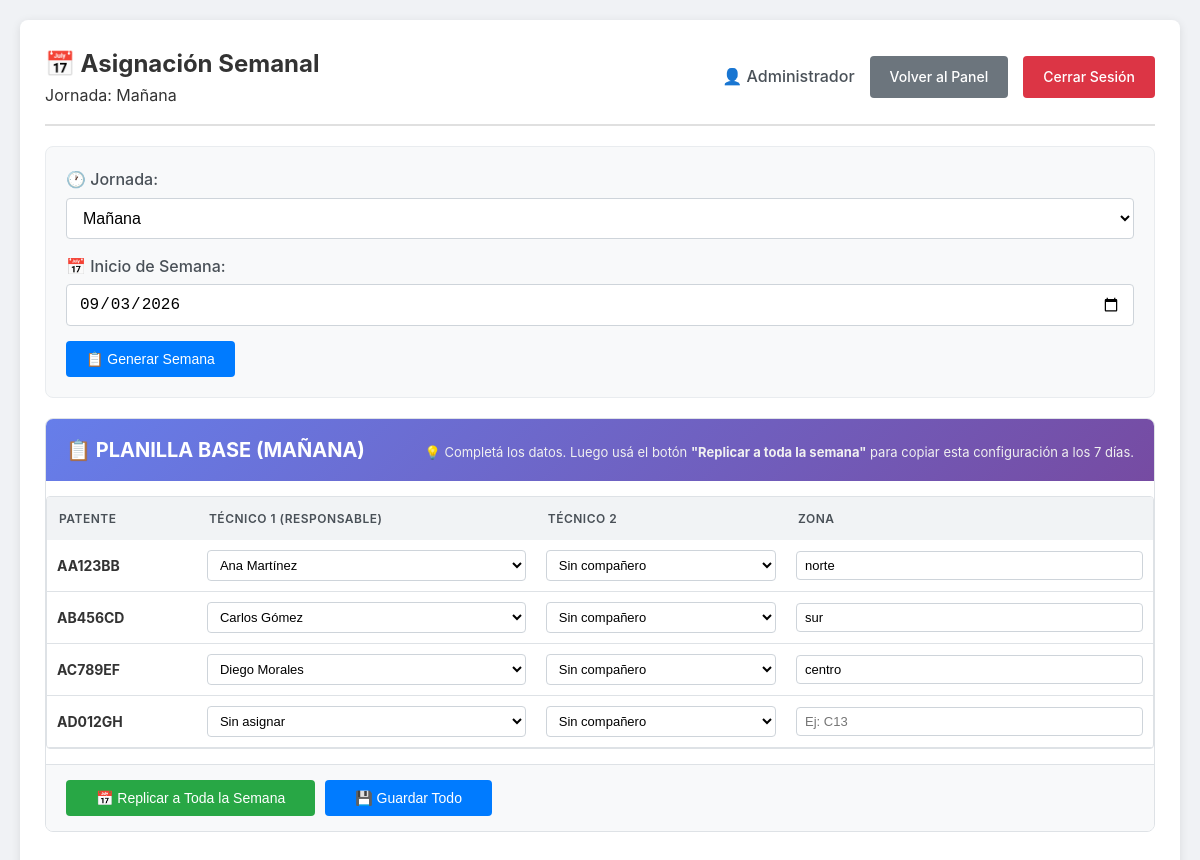
The app's page /admin/semana (signed in), older data.
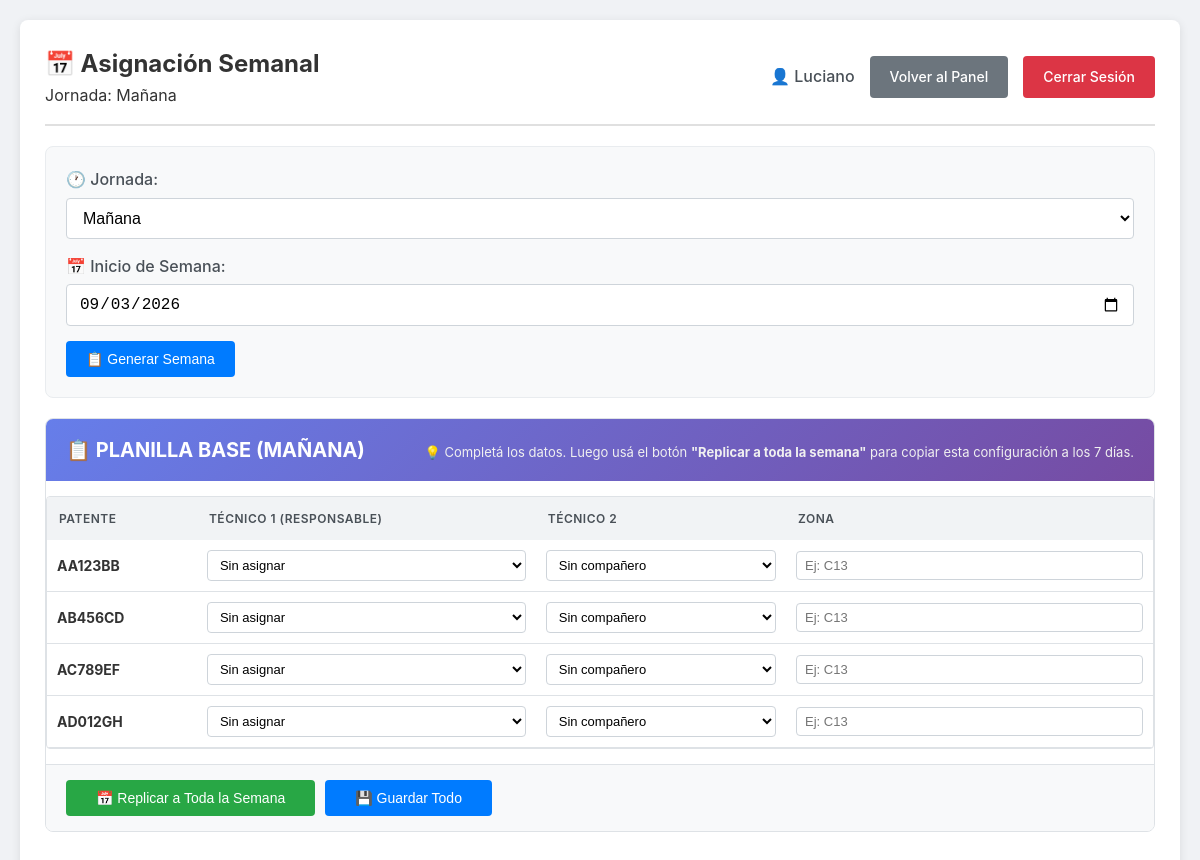
The same page, newer data.
### tables this page shows
CREATE TABLE camionetas (
            id INTEGER PRIMARY KEY AUTOINCREMENT,
            patente TEXT UNIQUE NOT NULL,
            activa INTEGER DEFAULT 1
        );

CREATE TABLE asignaciones (
            id INTEGER PRIMARY KEY AUTOINCREMENT,
            camioneta_id INTEGER,
            tecnico_id INTEGER,
            tecnico2_id INTEGER,
            fecha TEXT NOT NULL,
            jornada TEXT NOT NULL,
            estado TEXT DEFAULT 'PENDIENTE',
            zona TEXT,
            FOREIGN KEY (camioneta_id) REFERENCES camionetas(id),
            FOREIGN KEY (tecnico_id) REFERENCES usuarios(id),
            FOREIGN KEY (tecnico2_id) REFERENCES usuarios(id)
        );

### app.py (the view)
@app.route('/admin/semana', methods=['GET', 'POST'])
def asignacion_semanal():
    if 'usuario_id' not in session or session.get('rol') != 'admin':
        return redirect(url_for('login'))
    jornada = request.args.get('jornada', 'mañana')
    fecha_inicio = request.args.get('fecha_inicio', datetime.now().strftime('%Y-%m-%d'))
    dias_semana = ['Lunes', 'Martes', 'Miércoles', 'Jueves', 'Viernes', 'Sábado', 'Domingo']
    fecha_dt = datetime.strptime(fecha_inicio, '%Y-%m-%d')
    inicio_semana = fecha_dt - timedelta(days=fecha_dt.weekday())
    fechas_semana = [inicio_semana + timedelta(days=i) for i in range(7)]
    conexion = get_db()
    try:
        tecnicos = obtener_tecnicos()
        camionetas = obtener_camionetas()
        fechas_str = [fecha.strftime('%Y-%m-%d') for fecha in fechas_semana]
        placeholders = ','.join('?' for _ in fechas_str)
        asignaciones_semana = conexion.execute(f'''
            SELECT a.camioneta_id, a.tecnico_id, a.tecnico2_id, a.zona, a.fecha
            FROM asignaciones a
            WHERE a.fecha IN ({placeholders}) AND a.jornada = ?
        ''', fechas_str + [jornada]).fetchall()
        asignaciones_por_dia = {}
        for asignacion in asignaciones_semana:
            camioneta_id = asignacion['camioneta_id']
            fecha = asignacion['fecha']
            if camioneta_id not in asignaciones_por_dia:
                asignaciones_por_dia[camioneta_id] = {}
            if fecha not in asignaciones_por_dia[camioneta_id]:
                asignaciones_por_dia[camioneta_id][fecha] = {
                    'tecnico_id': asignacion['tecnico_id'],
                    'tecnico2_id': asignacion['tecnico2_id'],
                    'zona': asignacion['zona'] or ''
                }
    finally:
        conexion.close()
    return render_template('semana.html',
                         tecnicos=tecnicos,
                         camionetas=camionetas,
                         dias_semana=dias_semana,
                         fechas_semana=fechas_semana,
                         asignaciones_por_dia=asignaciones_por_dia,
                         jornada=jornada,
                         fecha_inicio=fecha_inicio)

### app.py (called while the page is built)
@app.before_request
def limpiar_redirecciones():
    if 'usuario_id' in session:
        rol = session.get('rol')
        if rol == 'admin' and request.path == '/tecnico':
            return redirect(url_for('admin'))
        if rol == 'jefe' and request.path in ['/tecnico', '/admin']:
            return redirect(url_for('jefe'))
        if rol == 'tecnico' and request.path in ['/admin', '/jefe']:
            return redirect(url_for('tecnico'))

def conectar_db():
    return sqlite3.connect(str(DATABASE))

def get_db():
    conexion = conectar_db()
    conexion.row_factory = sqlite3.Row
    return conexion

def obtener_tecnicos():
    conexion = get_db()
    tecnicos = conexion.execute('''
        SELECT id, nombre FROM usuarios
        WHERE rol = 'tecnico' AND activo = 1 ORDER BY nombre
    ''').fetchall()
    conexion.close()
    return tecnicos

def obtener_camionetas():
    conexion = get_db()
    camionetas = conexion.execute('''
        SELECT id, patente FROM camionetas
        WHERE activa = 1 ORDER BY patente
    ''').fetchall()
    conexion.close()
    return camionetas

### templates/semana.html (shortened to what this page needs)
<!DOCTYPE html>
<html lang="es">
<head>
    <link rel="stylesheet" href="{{ url_for('static', filename='css/style.css') }}">
</head>
<body>
    <div class="container">
        <header>
            <div class="header-left">
                <h1>📅 Asignación Semanal</h1>
                <span>Jornada: {{ jornada|capitalize }}</span>
            </div>
            <div class="user-info">
                <span>👤 {{ session.nombre }}</span>
                <a href="{{ url_for('admin') }}" class="btn btn-secondary">Volver al Panel</a>
                <a href="{{ url_for('logout') }}" class="btn btn-danger">Cerrar Sesión</a>
            </div>
        </header>
                               <div class="jornada-selector">
            <form method="GET" action="{{ url_for('asignacion_semanal') }}">
                <div class="form-group">
                    <label for="jornada">🕐 Jornada:</label>
                    <select id="jornada" name="jornada" onchange="this.form.submit()">
                        <option value="mañana" {% if jornada == 'mañana' %}selected{% endif %}>Mañana</option>
                    </select>
                </div>
                <div class="form-group">
                    <label for="fecha_inicio">📅 Inicio de Semana:</label>
                    <input type="date" id="fecha_inicio" name="fecha_inicio" value="{{ fecha_inicio }}" required>
                </div>
                <button type="submit" class="btn btn-primary">📋 Generar Semana</button>
            </form>
        </div>
        <div class="planilla-container">
            <div class="planilla-header">
                <h2>📋 PLANILLA BASE ({{ jornada|upper }})</h2>
                <p>💡 Completá los datos. Luego usá el botón <strong>"Replicar a toda la semana"</strong> para copiar esta configuración a los 7 días.</p>
            </div>
            <form method="POST" action="{{ url_for('guardar_semana') }}" id="form-semana">
                {% set fecha_vista = fechas_semana[0] %}
                {% set fecha_vista_str = fecha_vista.strftime('%Y-%m-%d') %}
                <div class="table-responsive">
                    <table class="table-planilla">
                        <thead>
                            <tr>
                                <th>PATENTE</th>
                                <th>TÉCNICO 1 (Responsable)</th>
                                <th>TÉCNICO 2</th>
                                <th>ZONA</th>
                            </tr>
                        </thead>
                        <tbody>
                            {% for camioneta in camionetas %}
                            {% set asignacion = asignaciones_por_dia.get(camioneta.id, {}).get(fecha_vista_str, {}) %}
                            <tr>
                                <td><strong>{{ camioneta.patente }}</strong></td>
                                <td>
                                    <select name="tecnico_{{ camioneta.id }}_{{ fecha_vista_str }}" class="tecnico-select" data-camioneta="{{ camioneta.id }}">
                                        <option value="">Sin asignar</option>
                                        {% for tecnico in tecnicos %}
                                            <option value="{{ tecnico.id }}" {% if tecnico.id == asignacion.get('tecnico_id') %}selected{% endif %}>
                                                {{ tecnico.nombre }}
                                            </option>
                                        {% endfor %}
                                    </select>
                                </td>
                                <td>
                                    <select name="tecnico2_{{ camioneta.id }}_{{ fecha_vista_str }}" class="tecnico2-select" data-camioneta="{{ camioneta.id }}">
                                        <option value="">Sin compañero</option>
                                    </select>
                                </td>
                                <td>
                                    <input type="text" name="zona_{{ camioneta.id }}_{{ fecha_vista_str }}" value="{{ asignacion.get('zona', '') }}" placeholder="Ej: C13" class="zona-input" data-camioneta="{{ camioneta.id }}">
                                </td>
                            </tr>
                            {% endfor %}
                        </tbody>
                    </table>
                </div>
                <div class="planilla-actions">
                    <button type="button" class="btn btn-success" onclick="replicarSemana()">📅 Replicar a Toda la Semana</button>
                    <button type="submit" class="btn btn-primary">💾 Guardar Todo</button>
                </div>
            </form>
        </div>
    </div>
</body>
</html>

### static/css/style.css (style rules this page uses)
* { margin: 0; padding: 0; box-sizing: border-box; }
body { font-family: -apple-system, BlinkMacSystemFont, 'Segoe UI', Roboto, Oxygen, Ubuntu, sans-serif; background-color: #f0f2f5; color: #333; line-height: 1.6; padding: 20px; min-height: 100vh; }
.container { max-width: 1200px; margin: 0 auto; background: white; padding: 25px; border-radius: 8px; box-shadow: 0 2px 10px rgba(0,0,0,0.1); }
header { display: flex; justify-content: space-between; align-items: center; padding-bottom: 15px; border-bottom: 2px solid #e0e0e0; margin-bottom: 20px; flex-wrap: wrap; gap: 10px; }
header h1 { font-size: 24px; color: #333; }
.user-info { display: flex; align-items: center; gap: 15px; flex-wrap: wrap; }
.user-info span { font-weight: 500; color: #495057; }
.btn { display: inline-block; padding: 10px 20px; border: none; border-radius: 4px; font-size: 14px; font-weight: 500; cursor: pointer; text-decoration: none; text-align: center; transition: all 0.3s ease; }
.btn-primary { background-color: #007bff; color: white; }
.btn-secondary { background-color: #6c757d; color: white; }
.btn-success { background-color: #28a745; color: white; }
.btn-danger { background-color: #dc3545; color: white; }
.form-group { margin-bottom: 15px; }
.form-group label { display: block; margin-bottom: 5px; font-weight: 500; color: #495057; }
.form-group input, .form-group select, .form-group textarea { width: 100%; padding: 10px 12px; border: 1px solid #ced4da; border-radius: 4px; font-size: 16px; transition: border-color 0.3s ease; background: white; }
.table-responsive { overflow-x: auto; margin: 15px 0; border-radius: 4px; border: 1px solid #dee2e6; }
.jornada-selector { background: #f8f9fa; padding: 20px; border-radius: 8px; margin: 20px 0; border: 1px solid #e9ecef; }
.jornada-selector .form-group { flex: 1; min-width: 150px; }
.planilla-container { background: white; border-radius: 8px; border: 1px solid #dee2e6; overflow: hidden; margin: 20px 0; }
.planilla-header { background: linear-gradient(135deg, #667eea 0%, #764ba2 100%); color: white; padding: 15px 20px; display: flex; justify-content: space-between; align-items: center; flex-wrap: wrap; }
.planilla-header h2 { margin: 0; font-size: 20px; }
.table-planilla { font-size: 14px; }
.table-planilla thead th { background: #f1f3f5; font-weight: 600; text-transform: uppercase; font-size: 12px; letter-spacing: 0.5px; color: #495057; }
.planilla-actions { padding: 15px 20px; background: #f8f9fa; border-top: 1px solid #dee2e6; display: flex; gap: 10px; flex-wrap: wrap; }
.planilla-actions .btn { padding: 10px 30px; }
.planilla-header p { font-size: 13px; margin: 5px 0 0 0; color: #f0f0f0; }
.table-planilla { font-size: 14px; width: 100%; border-collapse: collapse; }
.table-planilla thead th { background: #f1f3f5; font-weight: 600; text-transform: uppercase; font-size: 12px; letter-spacing: 0.5px; color: #495057; padding: 12px; text-align: left; }
.table-planilla td { padding: 10px; border-bottom: 1px solid #dee2e6; vertical-align: middle; }
.table-planilla input[type="text"], .table-planilla select { width: 100%; padding: 6px 8px; border: 1px solid #ced4da; border-radius: 4px; font-size: 13px; background: white; }

Row changes from the older to the newer data that the page shows:
no longer on this page (row edited): asignaciones: get "norte"
removed asignaciones: get "sur"
removed asignaciones: get "centro"
shown differently, row unchanged: camionetas "AA123BB": id "Ana Martínez" → "Sin asignar"; id (not shown) → "Ej: C13"
computed for camionetas "AB456CD": id "Carlos Gómez" → "Sin asignar"
shown differently, row unchanged: camionetas "AC789EF": id "Diego Morales" → "Sin asignar"; id (not shown) → "Ej: C13"
Text that changed along with them:
{{ session.nombre }}: "Administrador" → "Luciano"
